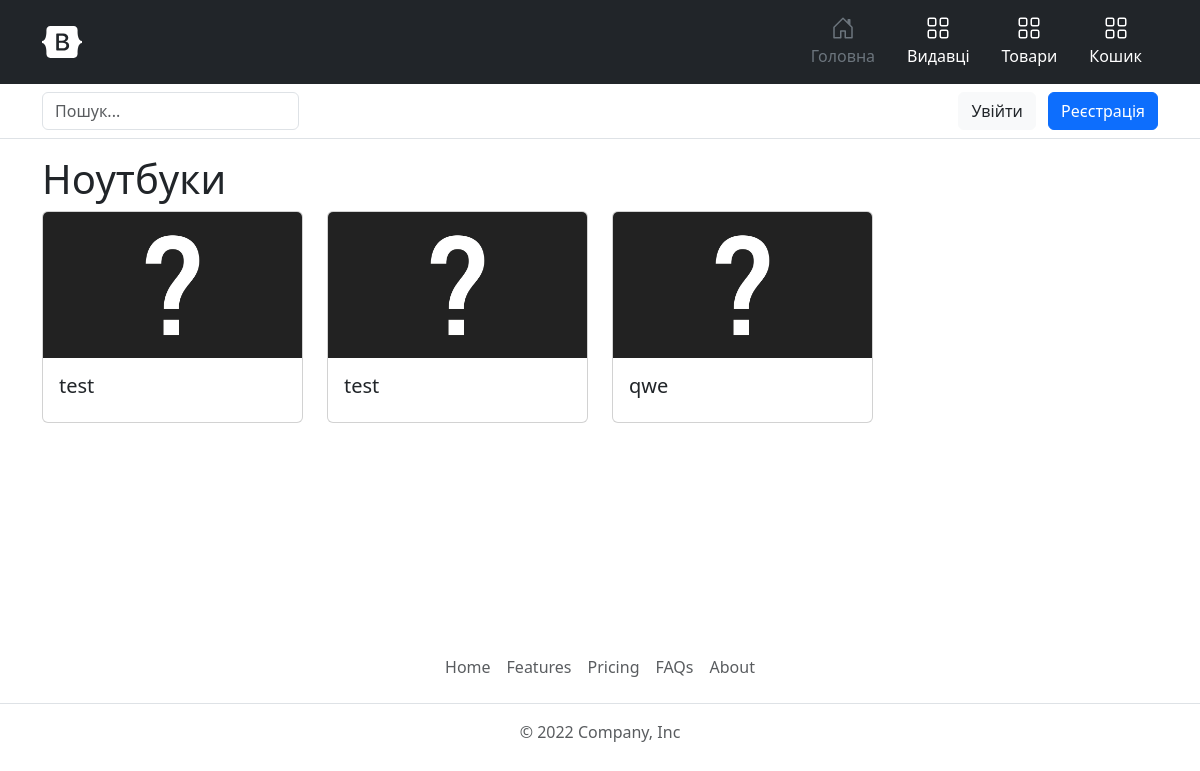
/publisher/view/1, run on the app's committed database.
### tables this page shows
CREATE TABLE `publisher` (
  `id` int NOT NULL COMMENT 'ID',
  `name` varchar(255) NOT NULL COMMENT 'Назва категорії',
  `photo` varchar(255) NOT NULL
);

CREATE TABLE `product` (
  `id` int NOT NULL COMMENT 'ID',
  `name` varchar(255) NOT NULL COMMENT 'Назва товару',
  `publisher_id` int DEFAULT NULL COMMENT 'Категорія',
  `price` double NOT NULL COMMENT 'Ціна',
  `count` int NOT NULL COMMENT 'Кількість',
  `short_description` text COMMENT 'Короткий опис товару',
  `description` text,
  `visible` int NOT NULL DEFAULT '1',
  `photo` varchar(255) NOT NULL
);

### core/Template.php (called while the page is built, shortened)
<?php
class Template
{
    protected $path;
    public function __construct($path)
    {
        $this->path = $path;
    }
    public function getHTML()
    {
        include($this->path);
        $html = ob_get_contents();
        return $html;
    }
}

### core/Controller.php (called while the page is built, shortened)
<?php
class Controller
{
    protected $viewPath;
    public function __construct()
    {
        $this->moduleName = \core\Core::getInstance()->app['moduleName'];
        $this->actionName = \core\Core::getInstance()->app['actionName'];
        $this->viewPath = "views/$this->moduleName/$this->actionName.php";
    }
    public function render($viewPath = null, $params = null)
    {
        if (empty($viewPath))
            $viewPath = $this->viewPath;
        $tpl = new Template($viewPath);
        if (!empty($params))
            $tpl->setParams($params);
        return $tpl->getHTML();
    }
}

### controllers/PublisherController.php (called while the page is built, shortened)
<?php
class PublisherController extends Controller
{
    public function viewAction($params)
    {
        $id = intval($params[0]);
        $publisher = Publisher::getPublisherById($id);
        $products = Product::getProductsInPublisherId($id);
        return $this->render(null, [
            'publisher' => $publisher,
            'products' => $products
        ]);
    }
}

### index.php (called while the page is built, shortened)
<?php
spl_autoload_register(function ($className) {
    $path = $className . '.php';
});
$core = core\Core::getInstance();
$core->Initialize();
$core->Run();

### core/DB.php (called while the page is built, shortened)
<?php
class DB
{
    protected $pdo;
    public function __construct($hostname, $login, $password, $database)
    {
        $this->pdo = new \PDO("mysql:host=$hostname;dbname=$database", $login, $password);
    }
    public function select($tableName, $fieldList = "*", $conditionArray = null)
    {
        if (is_string($fieldList))
            $fieldListString = $fieldList;
        $wherePartString = "";
        if (is_array($conditionArray)) {
            foreach ($conditionArray as $key => $value) {
                $parts[] = "$key = :$key";
            }
            $wherePartString = "WHERE " . implode(' AND ', $parts);
        }
        $res = $this->pdo->prepare("SELECT $fieldListString FROM $tableName $wherePartString");
        $res->execute($conditionArray);
        return $res->fetchAll(\PDO::FETCH_ASSOC);
    }
}

### models/Publisher.php (called while the page is built, shortened)
<?php
class Publisher
{
    protected static $tableName = 'publisher';
    public static function getPublisherById($id)
    {
        $rows = Core::getInstance()->db->select(
            self::$tableName,
            '*',
            [
                'id' => $id
            ]
        );
        if (!empty($rows))
            return $rows[0];
        else
            return null;
    }
}

### models/Product.php (called while the page is built, shortened)
<?php
class Product
{
    protected static $tableName = 'product';
    public static function getProductsInPublisherId($publisher_id)
    {
        $rows = Core::getInstance()->db->select(self::$tableName, '*', [
            'publisher_id' => $publisher_id
        ]);
        return $rows;
    }
}

### views/publisher/view.php (the view, shortened to what this page needs)
<h1>
    <?= $publisher['name'] ?>
</h1>
<div class="row row-cols-1 row-cols-md-4 g-4 categories-list">
    <?php foreach ($products as $row): ?>
        <div class="col">
            <a href="/product/view/<?= $row['id'] ?>" class="card-link">
                <div class="card">
                    <div class="ratio ratio-16x9">
                        <?php $filePath = 'files/product/' . $row['photo']; ?>
                        <?php if (is_file($filePath)): ?>
                            <img src="/<?= $filePath ?>" class="card-img-top" alt="<?= $row['name'] ?>">
                            <?php else: ?>
                            <img src="/static/images/default.jpg" class="card-img-top" alt="default">
                            <?php endif; ?>
                    </div>
                    <div class="card-body">
                        <h5 class="card-title">
                            <?= $row['name'] ?>
                        </h5>
                    </div>
                </div>
            </a>
        </div>
        <?php endforeach; ?>
</div>

### themes/light/css/style.css (style rules this page uses)
body { display: flex; flex-direction: column; min-height: 100vh; }
.categories-list a { text-decoration: none; }
.categories-list .card { transition-duration: 0.5s; }

### data on the page
publisher: name "Ноутбуки"
product: name "test"
product: name "test"
product: name "qwe"
